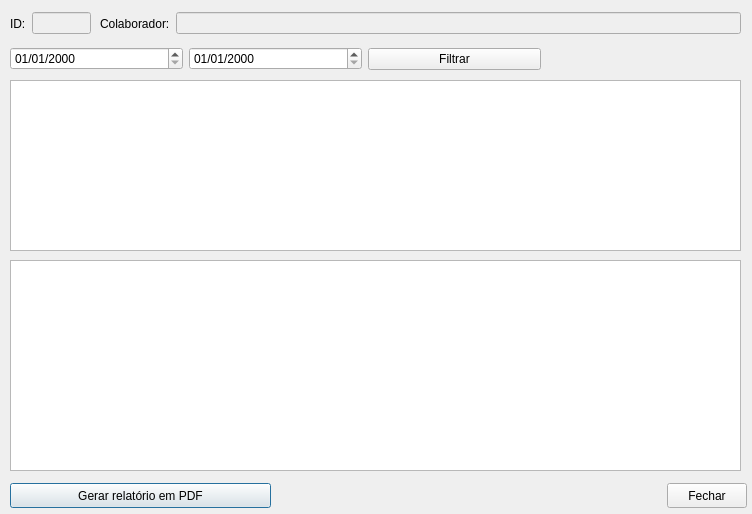
<?xml version="1.0" encoding="UTF-8"?>
<ui version="4.0">
 <class>fm_colaborador_vendas</class>
 <widget class="QDialog" name="fm_colaborador_vendas">
  <property name="geometry">
   <rect>
    <x>0</x>
    <y>0</y>
    <width>752</width>
    <height>514</height>
   </rect>
  </property>
  <property name="windowTitle">
   <string>Dialog</string>
  </property>
  <widget class="QTableWidget" name="tableWidget_vendas">
   <property name="geometry">
    <rect>
     <x>10</x>
     <y>80</y>
     <width>731</width>
     <height>171</height>
    </rect>
   </property>
  </widget>
  <widget class="QTableWidget" name="tableWidget_itens_venda">
   <property name="geometry">
    <rect>
     <x>10</x>
     <y>260</y>
     <width>731</width>
     <height>211</height>
    </rect>
   </property>
  </widget>
  <widget class="QPushButton" name="pushButton_pdf">
   <property name="geometry">
    <rect>
     <x>10</x>
     <y>483</y>
     <width>261</width>
     <height>25</height>
    </rect>
   </property>
   <property name="text">
    <string>Gerar relatório em PDF</string>
   </property>
  </widget>
  <widget class="QPushButton" name="pushButton_fechar">
   <property name="geometry">
    <rect>
     <x>667</x>
     <y>483</y>
     <width>80</width>
     <height>25</height>
    </rect>
   </property>
   <property name="text">
    <string>Fechar</string>
   </property>
  </widget>
  <widget class="QWidget" name="layoutWidget">
   <property name="geometry">
    <rect>
     <x>100</x>
     <y>10</y>
     <width>641</width>
     <height>27</height>
    </rect>
   </property>
   <layout class="QHBoxLayout" name="horizontalLayout">
    <item>
     <widget class="QLabel" name="label">
      <property name="text">
       <string>Colaborador:</string>
      </property>
     </widget>
    </item>
    <item>
     <widget class="QLineEdit" name="lineEdit_colaborador">
      <property name="enabled">
       <bool>false</bool>
      </property>
     </widget>
    </item>
   </layout>
  </widget>
  <widget class="QWidget" name="layoutWidget">
   <property name="geometry">
    <rect>
     <x>10</x>
     <y>45</y>
     <width>531</width>
     <height>28</height>
    </rect>
   </property>
   <layout class="QHBoxLayout" name="horizontalLayout_2">
    <item>
     <widget class="QDateEdit" name="dateEdit_inicial">
      <property name="displayFormat">
       <string>dd/MM/yyyy</string>
      </property>
     </widget>
    </item>
    <item>
     <widget class="QDateEdit" name="dateEdit_final">
      <property name="displayFormat">
       <string>dd/MM/yyyy</string>
      </property>
     </widget>
    </item>
    <item>
     <widget class="QPushButton" name="pushButton_filtrar">
      <property name="text">
       <string>Filtrar</string>
      </property>
     </widget>
    </item>
   </layout>
  </widget>
  <widget class="QWidget" name="layoutWidget">
   <property name="geometry">
    <rect>
     <x>10</x>
     <y>10</y>
     <width>81</width>
     <height>27</height>
    </rect>
   </property>
   <layout class="QHBoxLayout" name="horizontalLayout_3">
    <item>
     <widget class="QLabel" name="label_2">
      <property name="text">
       <string>ID:</string>
      </property>
     </widget>
    </item>
    <item>
     <widget class="QLineEdit" name="lineEdit_id_colaborador">
      <property name="enabled">
       <bool>false</bool>
      </property>
     </widget>
    </item>
   </layout>
  </widget>
 </widget>
 <resources/>
 <connections/>
</ui>
